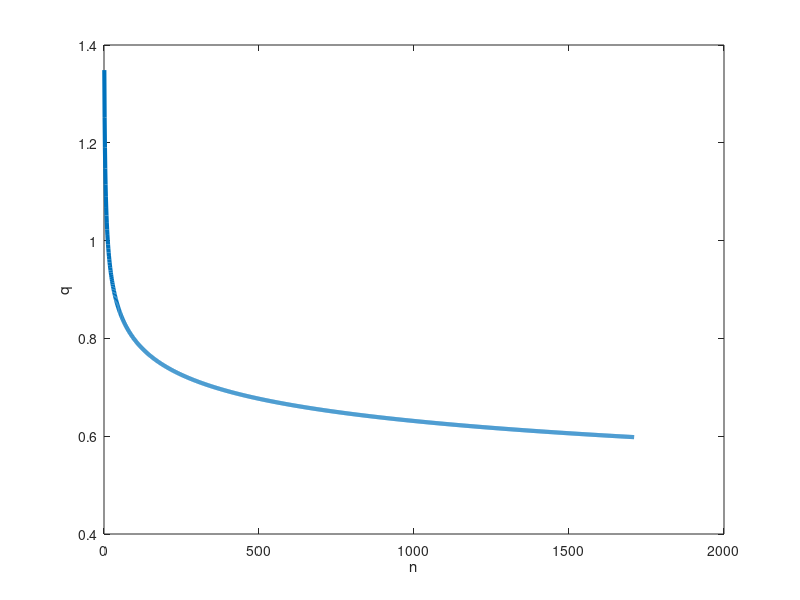

Here is the MATLAB script that generated this plot:
clc, clf, clear;
% n=100;
% startpoint = 0.9999;
% finishpoint = 100;
alpha = 0.1;
beta = 0.2;
%z = zeros(2001,1)
z = 1;
% t = linspace(startpoint,finishpoint,n);
% t = startpoint:((finishpoint-startpoint)/n):finishpoint;

% y1 = 3.^t;
% y2 = gamma(0.1.*t+0.2);
y3 =  zeros(1,1710);
for n=1:1710
   y3(n) = z .* gamma(alpha.*(n) + beta) ./ gamma(alpha.*(n+1) + beta);
end
% y3 = z .* gamma(alpha.*(n+1) + beta) ./ gamma(alpha.*(n+2) + beta)
% plot(t,y1);
% hold on;
% plot(t,y2);
plot(y3, 'LineWidth',3)
% legend('q','FontSize',12)
xlabel('n')
ylabel('q')
% ax.Legend.TextColor = 'black';